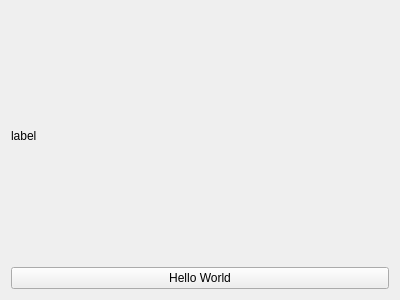
<?xml version="1.0" encoding="UTF-8"?>
<ui version="4.0">
 <class>MainWindow</class>
 <widget class="QMainWindow" name="MainWindow">
  <property name="geometry">
   <rect>
    <x>0</x>
    <y>0</y>
    <width>400</width>
    <height>300</height>
   </rect>
  </property>
  <property name="windowTitle">
   <string>MainWindow</string>
  </property>
  <widget class="QWidget" name="centralWidget">
   <layout class="QVBoxLayout" name="verticalLayout_2">
    <item>
     <widget class="QLabel" name="label">
      <property name="text">
       <string>label</string>
      </property>
     </widget>
    </item>
    <item>
     <widget class="QPushButton" name="pushButton">
      <property name="text">
       <string>Hello World</string>
      </property>
     </widget>
    </item>
   </layout>
  </widget>
 </widget>
 <layoutdefault spacing="6" margin="11"/>
 <resources/>
 <connections/>
</ui>
